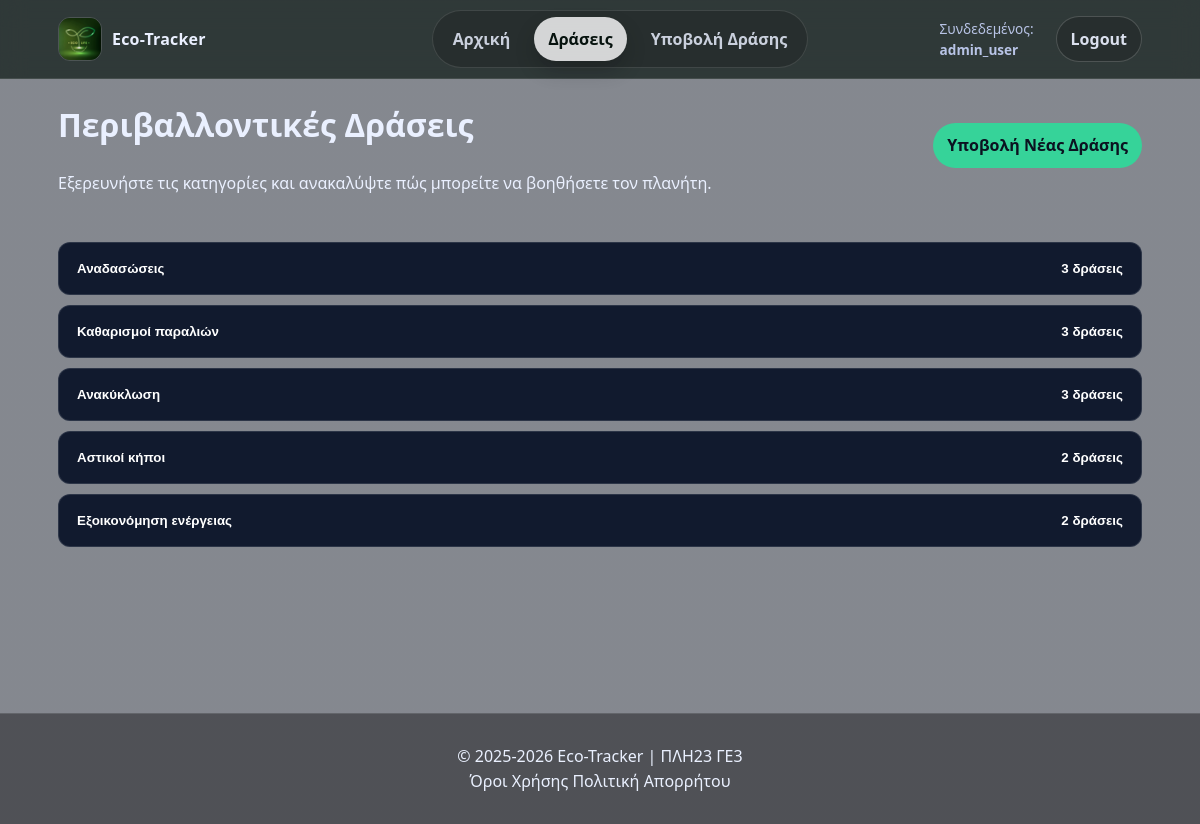
Page /actions.php (signed in) on the committed database.
### tables this page shows
CREATE TABLE `categories` (
  `id` int(11) NOT NULL,
  `name` varchar(100) NOT NULL
);

### actions.php (the view, shortened to what this page needs)
<?php
include('db_connect.php');
include('header.php');
$stmt_cat = $pdo->query("SELECT * FROM categories");
$categories = $stmt_cat->fetchAll();
?>
<main id="main" class="container">
    <div class="page-head">
        <div>
            <h1>Περιβαλλοντικές Δράσεις</h1>
            <p>Εξερευνήστε τις κατηγορίες και ανακαλύψτε πώς μπορείτε να βοηθήσετε τον πλανήτη.</p>
        </div>
        <?php
        if(isset($_SESSION['user_id'])):
        ?>
            <a class="btn btn-primary" href="submit.php">Υποβολή Νέας Δράσης</a>
        <?php endif; ?>
    </div>
    <section class="accordion" aria-label="Κατηγορίες δράσεων">
        <?php foreach ($categories as $cat): ?>
            <button class="acc-btn" type="button"
                    data-accordion="btn"
                    aria-controls="panel-<?php echo $cat['id']; ?>">
                 <?php echo htmlspecialchars($cat['name']); ?>
                <?php
                    $stmt_count = $pdo->prepare("SELECT COUNT(*) FROM actions WHERE category_id = ?");
                    $stmt_count->execute([$cat['id']]);
                    $count = $stmt_count->fetchColumn();
                ?>
                <span><?php echo $count; ?> δράσεις</span>
            </button>
        <?php endforeach; ?>
    </section>
</main>
<?php
include('footer.php');
?>

### assets/css/style.css (style rules this page uses)
:root { --bg: #0b1220; --card: #111a2e; --card2: #0f1a33; --text: #eaf0ff; --muted: #b8c4e6; --brand: #36d399; --brand2: #22c55e; --danger: #ff5c7a; --border: rgba(234, 240, 255, 0.12); --shadow: 0 12px 30px rgba(0, 0, 0, .35); --radius: 16px; --max: 1120px; --focus: 0 0 0 3px rgba(54, 211, 153, 0.25); --glass-bg: rgba(17, 26, 46, .20); --glass-bg-2: rgba(255, 255, 255, .08); --glass-border: rgba(255, 255, 255, .18); --glass-blur: 25px; }
* { box-sizing: border-box; }
html, body { height: 100%; }
body { margin: 0; font-family: system-ui, -apple-system, Segoe UI, Roboto, Arial, sans-serif; background: linear-gradient(rgba(11, 18, 32, 0.5), rgba(11, 18, 32, 0.5)), url("../img/bg.jpg") no-repeat center center fixed; background-size: cover; color: var(--text); line-height: 1.55; }
a { color: inherit; text-decoration: none; }
.container { max-width: var(--max); margin: 0 auto; padding: 0 18px; }
main { min-height: calc(100vh - 78px - 88px); padding: 24px 0 40px; }
.btn { display: inline-flex; align-items: center; justify-content: center; padding: 10px 14px; border-radius: 999px; border: 1px solid rgba(255, 255, 255, .18); background: rgba(0, 0, 0, .18); color: rgba(234, 240, 255, .92); font-weight: 750; cursor: pointer; transition: 0.2s; }
.btn-primary { background: var(--brand); color: #0b1220; border: none; }
.page-head { display: flex; align-items: center; justify-content: space-between; margin-bottom: 30px; }
.accordion { display: flex; flex-direction: column; gap: 10px; }
.acc-btn { width: 100%; padding: 18px; border-radius: 12px; border: 1px solid var(--border); background: var(--card); color: #fff; font-weight: 700; cursor: pointer; display: flex; justify-content: space-between; }

### rows in the picture
categories: name "Αναδασώσεις", count "3"
categories: name "Καθαρισμοί παραλιών", count "3"
categories: name "Ανακύκλωση", count "3"
categories: name "Αστικοί κήποι", count "2"
categories: name "Εξοικονόμηση ενέργειας", count "2"

### other values in the picture
$_SESSION['username'] "admin_user"
